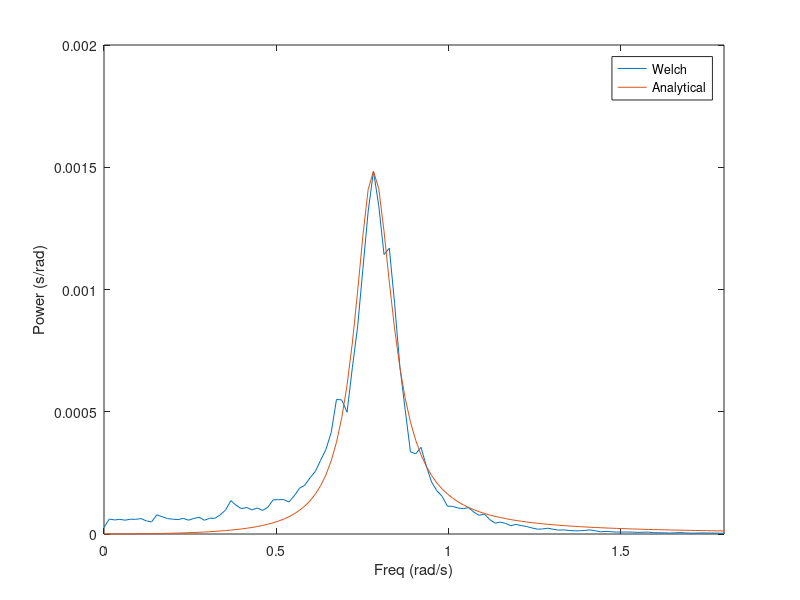

Recreate this plot in MATLAB. (Note: this script raises an error after producing the figure.)

%%%%%%%%%%%%%%%%%%%%%%%%% Constants K and T %%%%%%%%%%%%%%%%%%%%%%%%% 
K = 0.174;
T = 86.5;
K_x = 0.185;
%%%%%%%%%%%%%%%%%%%%%%%%% PSD Estimate %%%%%%%%%%%%%%%%%%%%%%%%% 
load wave;

fs = 10;
window = 4096;
psi = psi_w(2,:)*pi/180;

[pxx,f] = pwelch(psi,window, [],[], 10);

p1 = plot(f*(2*pi),pxx/(2*pi));
hold;

%%%%%%%%%%%%%%%%%%%%%%%%% Resonant frequency %%%%%%%%%%%%%%%%%%%%%%%%% 

[maxValue, i] = max(pxx);
w0 = 2 * pi .* f(i); 


%%%%%%%%%%%%%%%%%%%%%%%%% Sigma %%%%%%%%%%%%%%%%%%%%%%%%%

sigma = sqrt(maxValue/(2*pi));

%%%%%%%%%%%%%%%%%%%%%%%%% PSD %%%%%%%%%%%%%%%%%%%%%%%%%

Pw = @(l, w) (2*l*w0*w*sigma).^2./(4*(l*w0*w).^2 + (w0^2 - w.^2).^2);
lambda = lsqcurvefit(Pw, .1, f*(2*pi), pxx/(2*pi));
Kw = 2*lambda*w0*sigma;

p2 = plot(f*2*pi, Pw(lambda, f*2*pi));
legend('Welch', 'Analytical');
xlabel('Freq (rad/s)')
ylabel('Power (s/rad)')
xlim([0 1.8])

%%%%%%%%%%%%%%%%%%%%%%%%% PD controller %%%%%%%%%%%%%%%%%%%%%%%%%
Kpd = 0.7502;
Td = T;
Tf = 8.391;
phi_reference = 30;

%%%%%%%%%%%%%%%%%%%%%%%%% Discretization %%%%%%%%%%%%%%%%%%%%%%%%%

A = [0 1 0 0 0; -w0^2 -2*lambda*w0 0 0 0; 0 0 0 1 0; 0 0 0 -1/T -K/T; 0 0 0 0 0];
B = [0; 0; 0; K/T; 0];
E = [0 0; Kw 0; 0 0; 0 0; 0 1];
C = [0 1 1 0 0];

Fs= 10;
Ts = 1/Fs;

[Ad,Bd] = c2d(A,B,Ts);
[Ad,Ed] = c2d(A,E,Ts);

%%%%%%%%%%%%%%%%%%%%%% Variance of noise measurment %%%%%%%%%%%%%%%%

R = var(compass.data*pi/180);

%%%%%%%%%%%%%%%%%%%%%% Q - Covariance %%%%%%%%%%%%%%%%%%%%%%%%

Q = [30 0; 0 10^(-6)];

%%%%%%%%%%%%%%%%%%%%%% Initializing data %%%%%%%%%%%%%%%%%%%%%%%%
x0 = [0 0 0 0 0];
P0 = [1 0 0 0 0; 0 0.013 0 0 0; 0 0 pi^2 0 0; 0 0 0 1 0; 0 0 0 0 2.5*10e-6];

data = struct('A',Ad,'B',Bd,'E',Ed,'C',C,'R',R,'Q',Q,'x0',x0,'P0',P0);